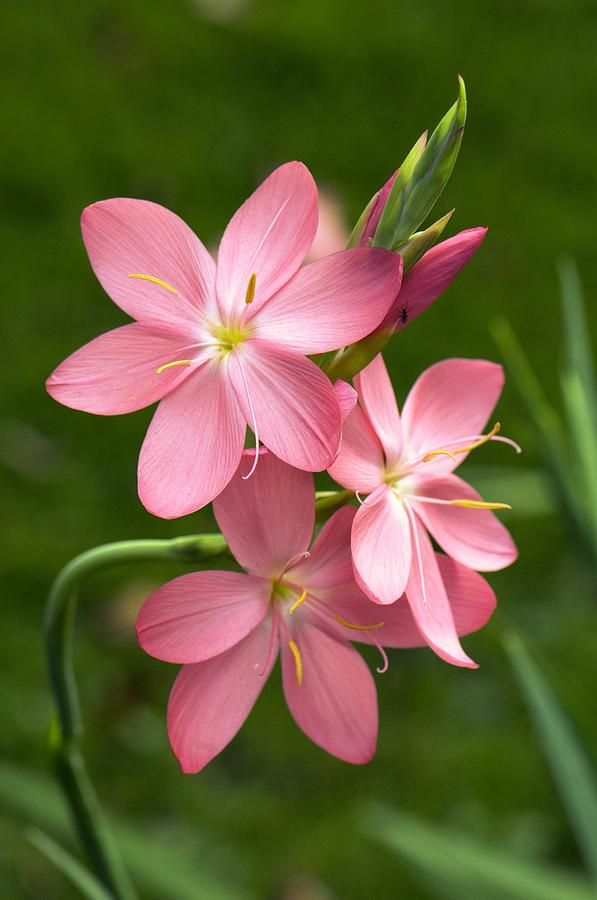
#> input picture PYQs/2023B1/flower.jpg, 597 x 900 px
$ python 04_arithmetic_mean_filter.py
#> lines starting #> are read from the running program, lines starting #| are printed output that depends on the picture
# Take an input image and display it.
# Write a program to add Gaussian noise to an image. Then perform noise reduction using simple Arithmetic Mean filter.
# The original image should be greyscale. Display the output images.

import cv2
import numpy as np
import matplotlib.pyplot as plt

image = cv2.imread("flower.jpg",0)
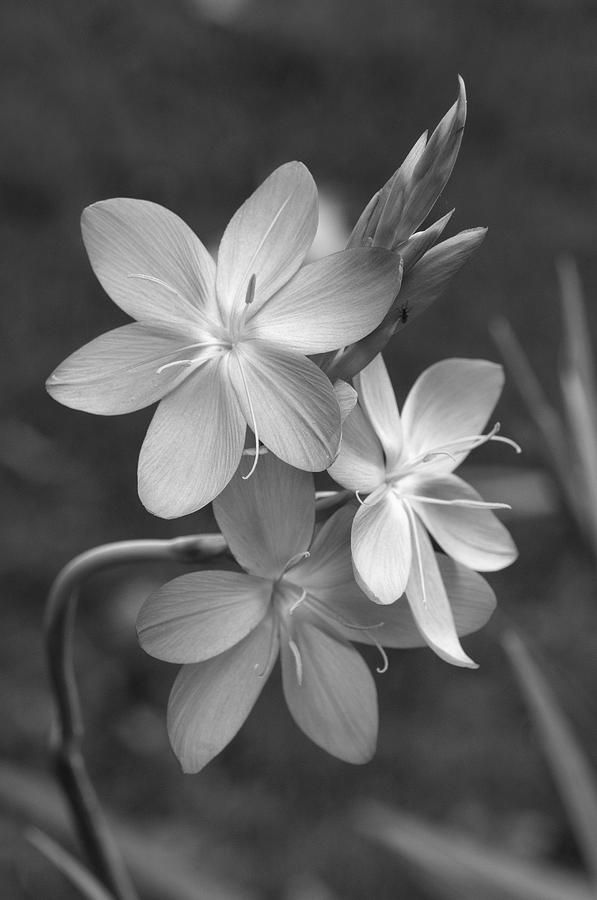
#> image: shape (900, 597); min 0, max 254, mean 93.3

if image is None:
    print("Error! image not found.")
    exit()

# Add Gaussian noise
mean = 0 # mean of gaussian noise
sigma = 25 #standard daviation (adjust noise level)
noise = np.random.normal(mean, sigma, image.shape) # generate noise
noisy_img = image + noise # add vnoise to image
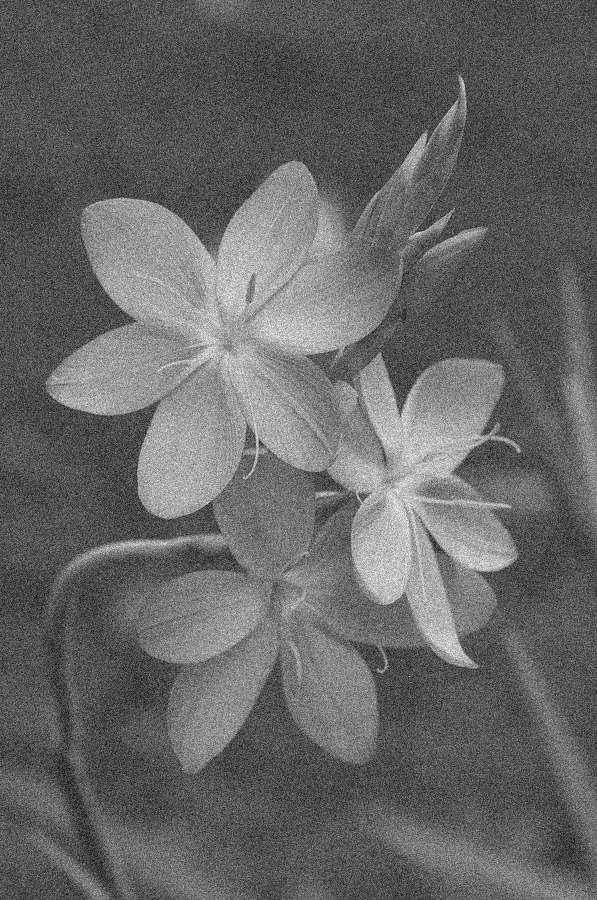
#> noisy_img: shape (900, 597) float64; min -64.3, max 326.5, mean 93.4; drawn with min black and max white
noisy_img = np.clip(noisy_img, 0, 255) # keep pixel value in range 0-255
noisy_img = np.uint8(noisy_img) # conver to int type

## Apply Arithmetic Mean filter
kernel_size = (3, 3) # 3X3 matrix
denoised_img = cv2.blur(noisy_img, kernel_size)

## display
plt.figure(figsize=(10,10))

plt.subplot(1,3,1)
plt.title("Original img")
plt.imshow(image, cmap='gray')

plt.subplot(1,3,2)
plt.title("Noisy img")
plt.imshow(noisy_img, cmap='gray')

plt.subplot(1,3,3)
plt.title("Denoised img")
plt.imshow(denoised_img, cmap='gray')

plt.show()
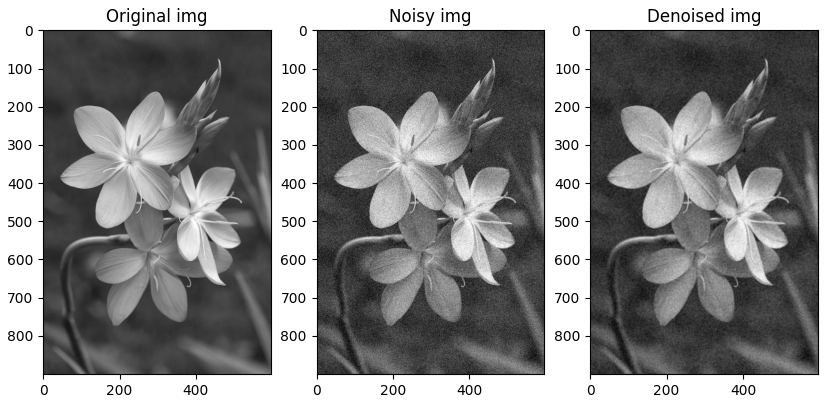
#> figure drawn by matplotlib, 3 panels

cv2.waitKey(0)
cv2.destroyAllWindows()
